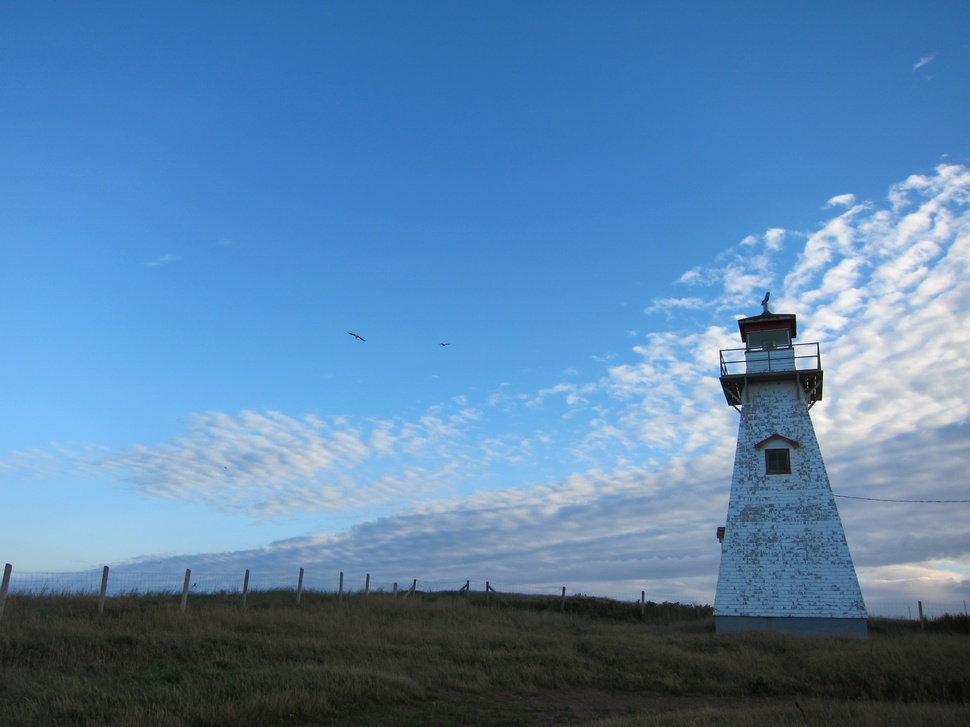
#> input picture IMG_1396.JPG, 970 x 727 px, shrunk from 3648 x 2736 before the run
$ python filter2.py IMG_1396.JPG
#> lines starting #> are read from the running program, lines starting #| are printed output that depends on the picture; after the words box and inside, x2 and y2 are one past the last pixel; in counts of white or black regions, pixels touching at a corner belong together
"""
Halftoning
Kevin Xie CS550
Healey

Halftoning algorithm was heavily adapted and simplified from:
https://stackaoverflow.com/questions/10572274/halftone-images-in-python
However, I made an effort to understand everything before I typed it.
He/she was using all CMYK channels, offsetting, and merging, but I just
wanted to halfshade one channel. Also, he/she seemed to be working in
Python 2 or lower, since some of the commands could be simplified.
The rest of the colorization was my choice.

Sources:
Halftoning - https://stackaoverflow.com/questions/10572274/halftone-images-in-python

On My Honor, I have neither given nor received unauthorized aid.
Kevin Xie
"""

from PIL import Image, ImageDraw, ImageStat, ImageFilter, ImageOps, ImageEnhance
import sys

# domain/size of each halftoned "circle" -- determines final "circle resolution"
sample = 30
# takes B channel of new image
im = Image.open(sys.argv[1])
#> im is the input picture: PIL image 970x727 RGB; mean R, G, B 88.7, 131.4, 172.4
channel = im.split()[2]
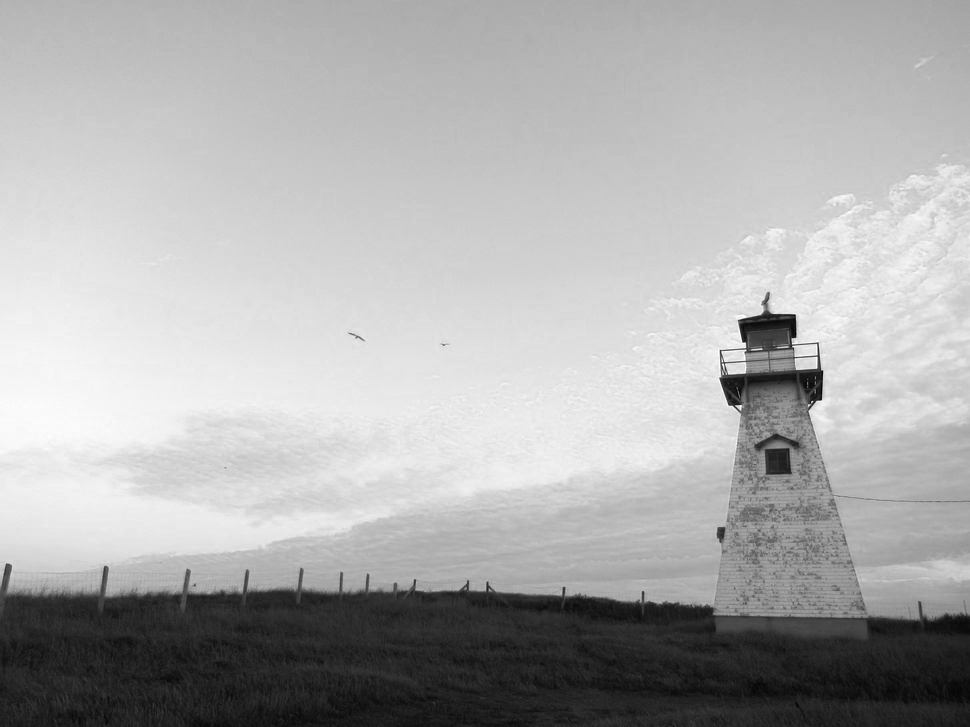
#> channel: PIL image 970x727 L; min 0, max 255, mean 172.4
# New, single 8-bit channel image for halftoning
halftoned = Image.new('L', (channel.width,channel.height))
#> halftoned: PIL image 970x727 L; every value is 0
# sets the draw command
draw = ImageDraw.Draw(halftoned)
# goes from 0 to width of image with step size of 30 (sample size -- basically in a grid of width/30)
for x in range(0, channel.width, sample):
    for y in range(0, channel.height, sample):
    	# makes a new box that takes a sample sized (30x30) square of the original image's B channel
        box = channel.crop((x, y, x + sample, y + sample))
        # sets the stat command
        stat = ImageStat.Stat(box)
        # Scales diameter of the halftoning circle (0-sample=30) based on the 0-255 value of the L (only) channel which indicates pixel brightness out of 255 to make it a value from 0-1
        diameter = stat.mean[0]*sample / 255
        # draws a new halftoned circle with size based on the diameter of the halftoning circle
        draw.ellipse((x, y, x + diameter, y + diameter), fill=255)
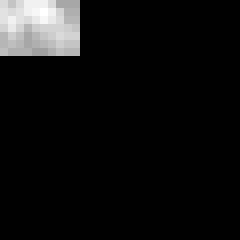
#> box: PIL image 30x30 L (shown 8 times larger); min 0, max 35, mean 2.2; drawn with min black and max white
# saves new halftoned image
halftoned.save("halftoned.jpg")
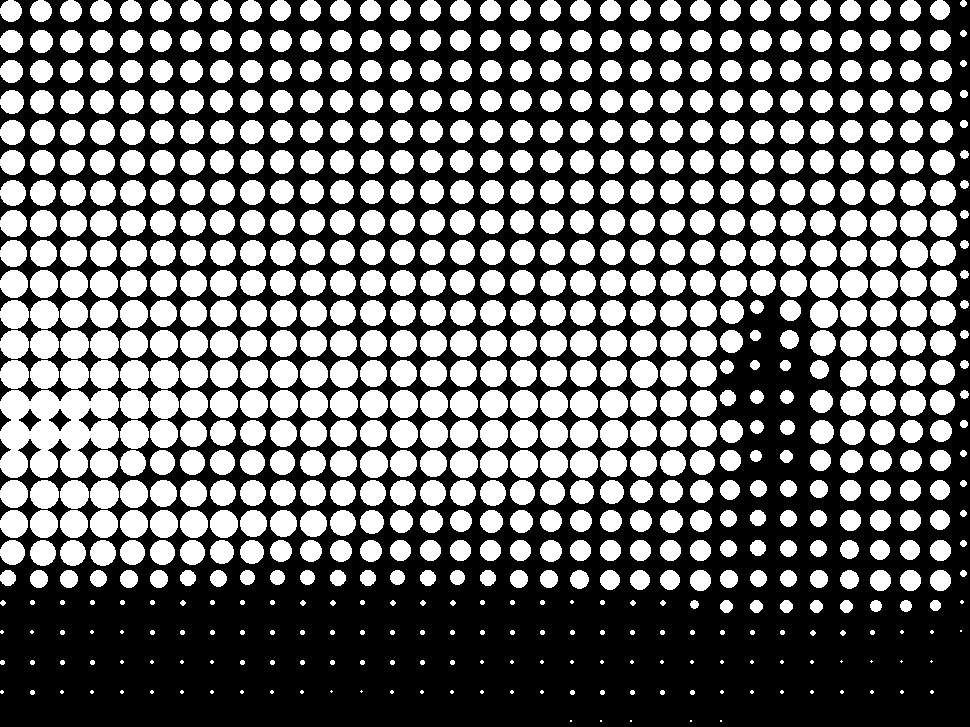
#> saved as halftoned.jpg: PIL image 970x727 L; 42.5% white; 785 white regions (60 under 20 px), largest, box (x1, y1, x2, y2) and area: (0, 390, 119, 478) 7338, (0, 300, 29, 329) 657, (30, 300, 59, 329) 657

# colorizes halftoned image in purple and blue
color = ImageOps.colorize(halftoned, (0,0,255), (255,0,255))
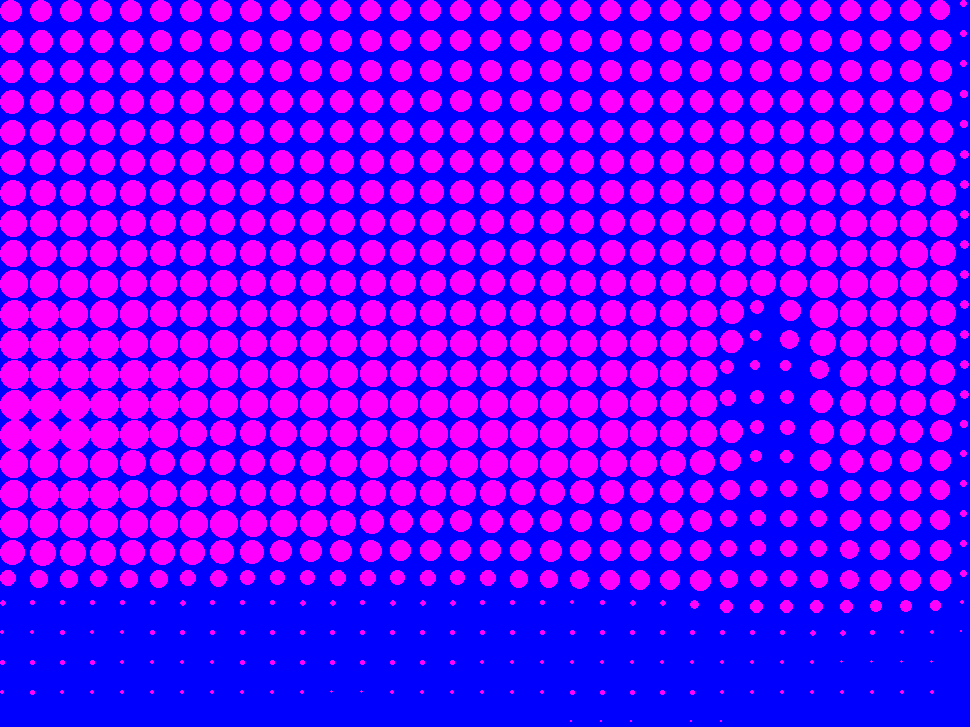
#> color: PIL image 970x727 RGB; mean R, G, B 108.5, 0, 255
# saves final image
color.save("filtered.jpg")

$ run again, on IMG_4132.JPG
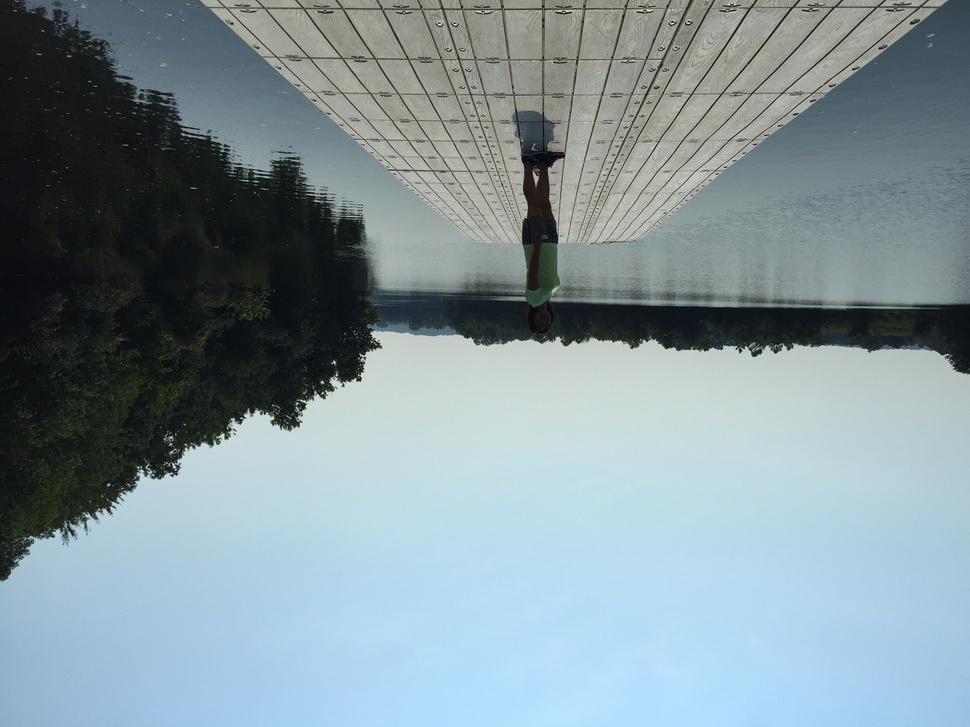
#> input picture IMG_4132.JPG, 970 x 727 px, shrunk from 3264 x 2448 before the run
#> im is the input picture: PIL image 970x727 RGB; mean R, G, B 130.6, 148.1, 154.5
#> halftoned: PIL image 970x727 L; every value is 0
#> `halftoned.save("halftoned.jpg")`:
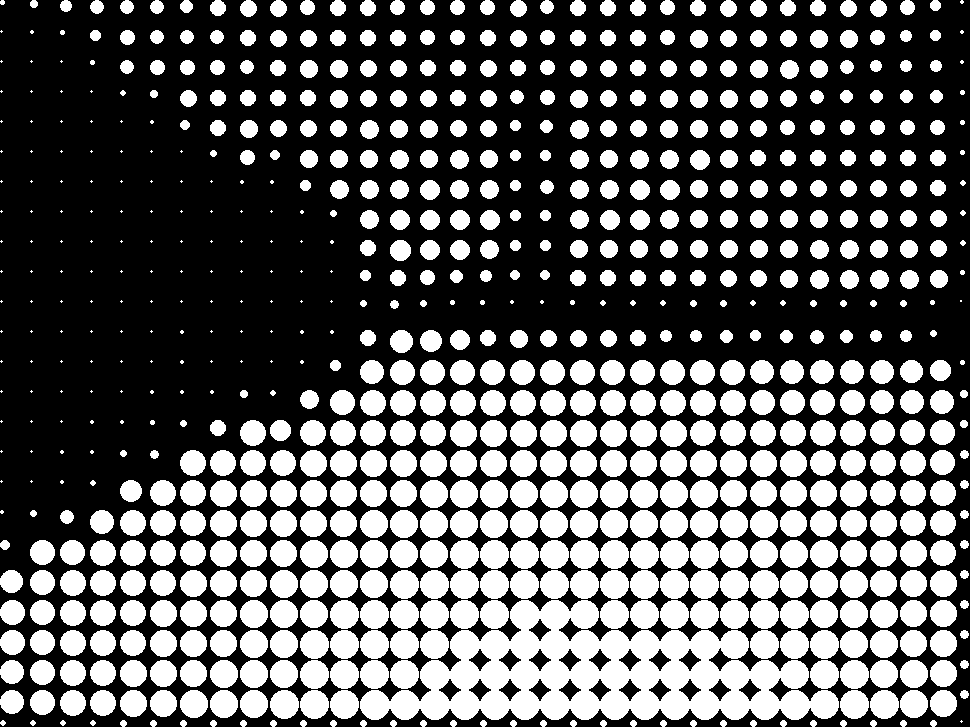
#> saved as halftoned.jpg: PIL image 970x727 L; 36.6% white; 783 white regions (130 under 20 px), largest, box (x1, y1, x2, y2) and area: (360, 600, 839, 720) 29076, (450, 540, 479, 569) 657, (480, 540, 509, 569) 657
#> `color = ImageOps.colorize(halftoned, (0,0,255), (255,0,255))`:
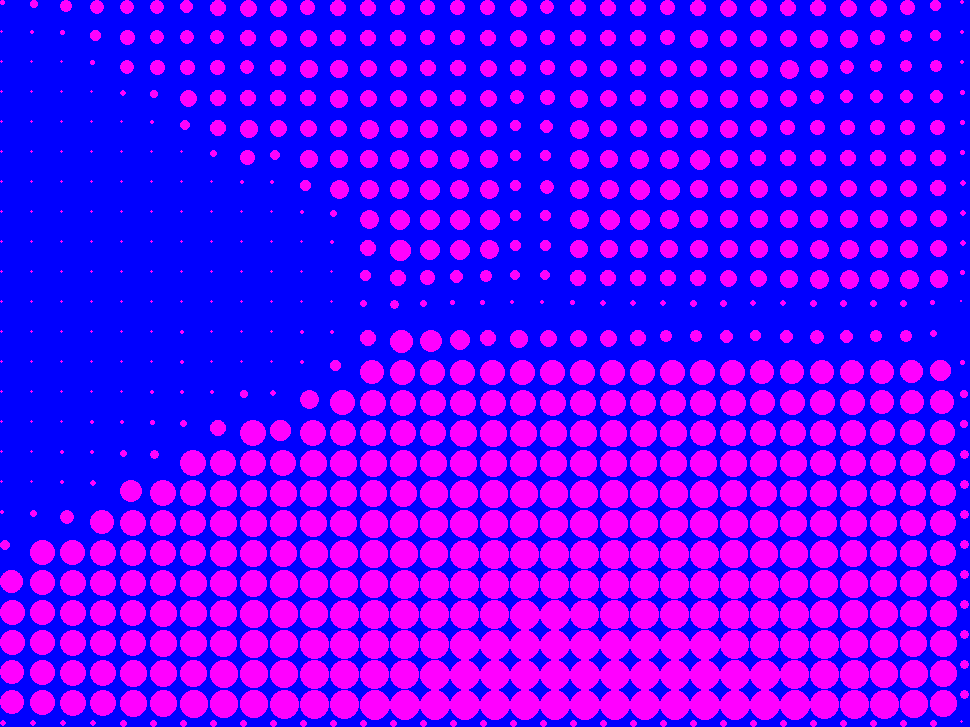
#> color: PIL image 970x727 RGB; mean R, G, B 93.4, 0, 255

$ run again, on IMG_5212.JPG
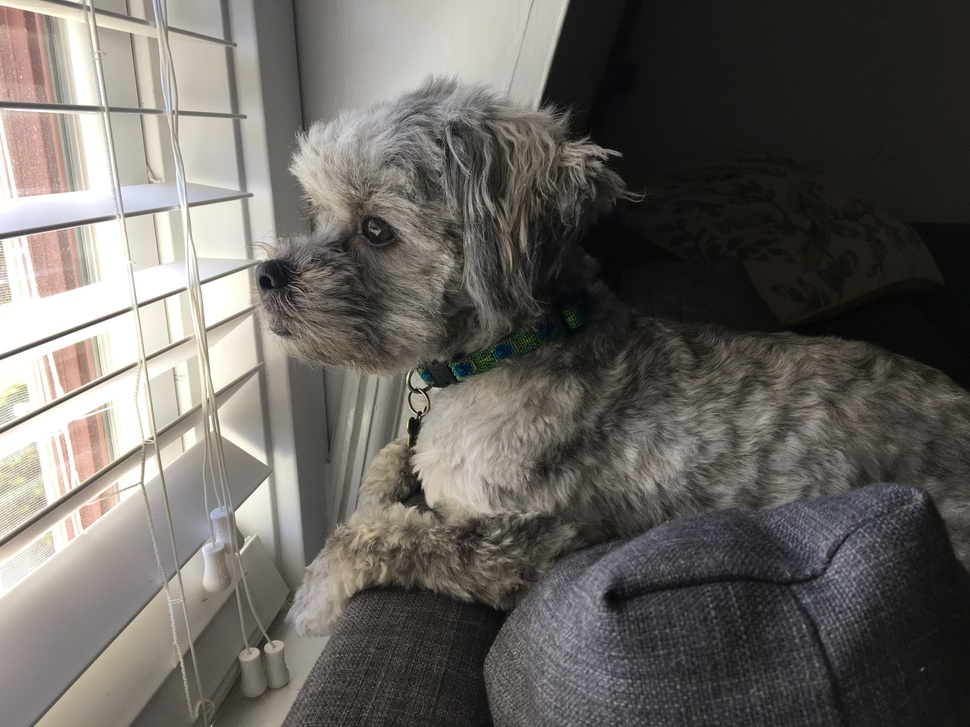
#> input picture IMG_5212.JPG, 970 x 727 px, shrunk from 4032 x 3024 before the run
#> im is the input picture: PIL image 970x727 RGB; mean R, G, B 104.4, 100.8, 96.2
#> halftoned: PIL image 970x727 L; every value is 0
#> `halftoned.save("halftoned.jpg")`:
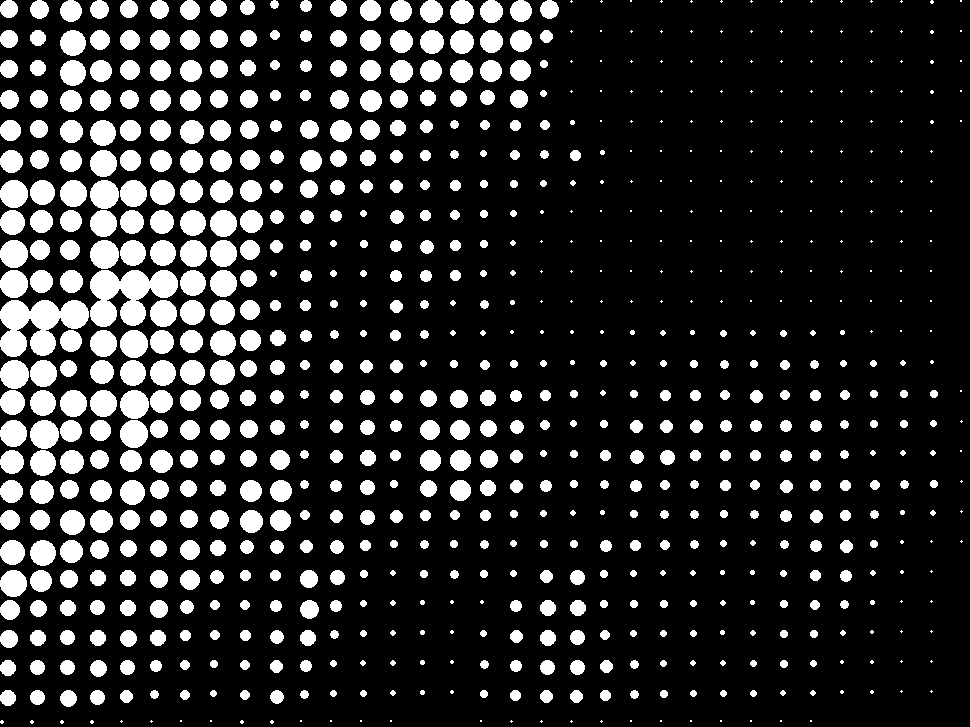
#> saved as halftoned.jpg: PIL image 970x727 L; 17% white; 797 white regions (210 under 20 px), largest, box (x1, y1, x2, y2) and area: (0, 300, 89, 357) 3142, (90, 270, 178, 327) 3101, (90, 180, 119, 209) 657
#> `color = ImageOps.colorize(halftoned, (0,0,255), (255,0,255))`:
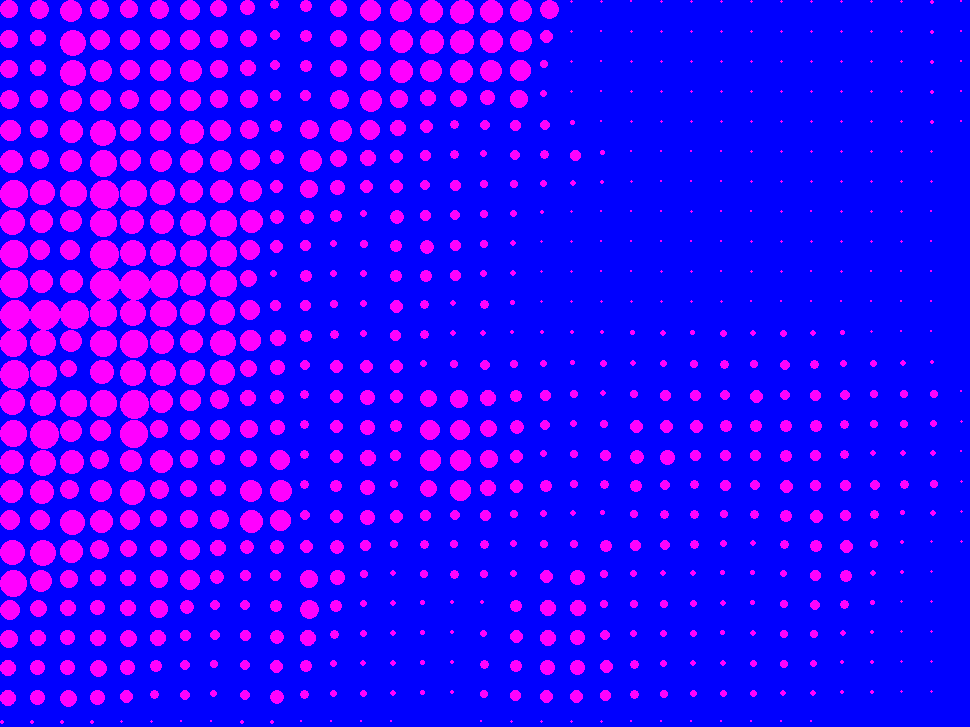
#> color: PIL image 970x727 RGB; mean R, G, B 43.3, 0, 255

$ run again, on IMG_5816.JPG
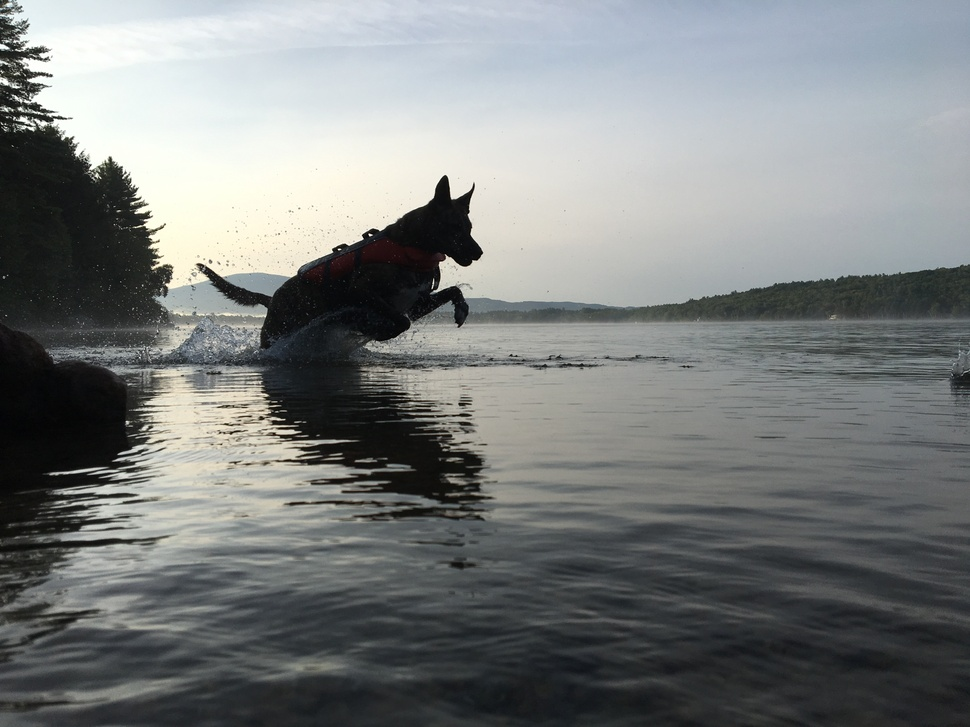
#> input picture IMG_5816.JPG, 970 x 727 px, shrunk from 4032 x 3024 before the run
#> im is the input picture: PIL image 970x727 RGB; mean R, G, B 123.8, 127.1, 126.8
#> halftoned: PIL image 970x727 L; every value is 0
#> `halftoned.save("halftoned.jpg")`:
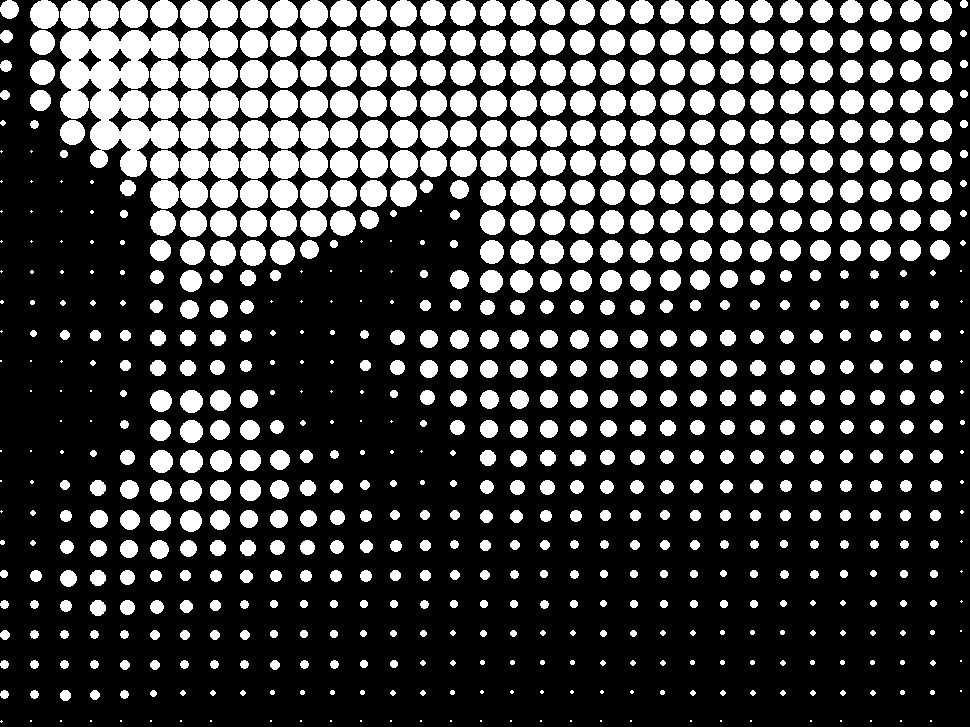
#> saved as halftoned.jpg: PIL image 970x727 L; 26.4% white; 804 white regions (106 under 20 px), largest, box (x1, y1, x2, y2) and area: (60, 30, 179, 177) 9678, (30, 0, 59, 29) 657, (60, 0, 89, 29) 657
#> `color = ImageOps.colorize(halftoned, (0,0,255), (255,0,255))`:
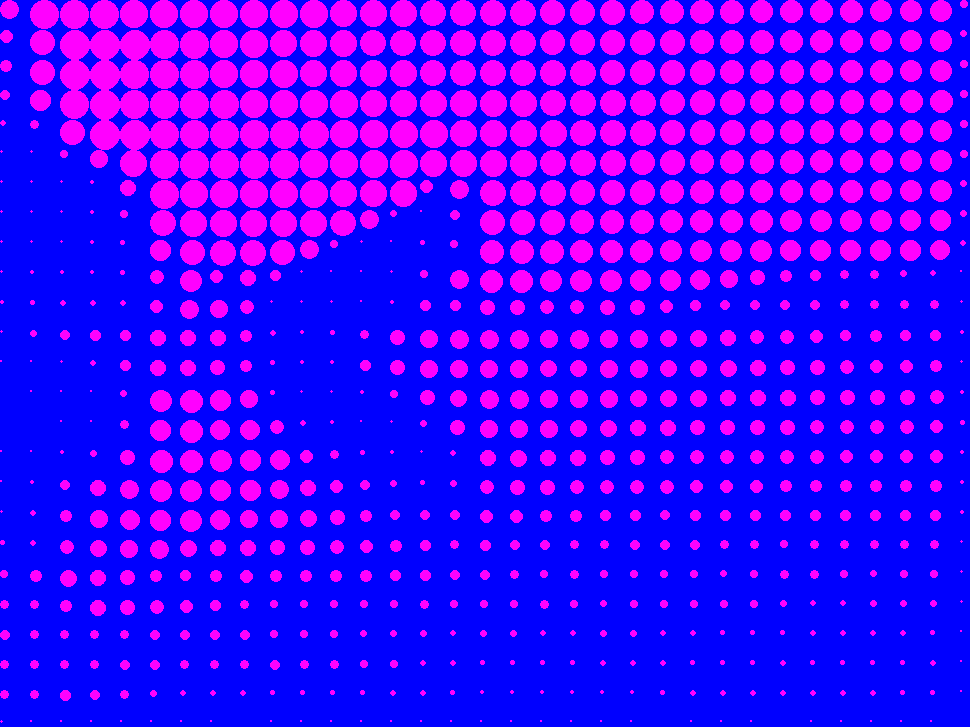
#> color: PIL image 970x727 RGB; mean R, G, B 67.4, 0, 255
